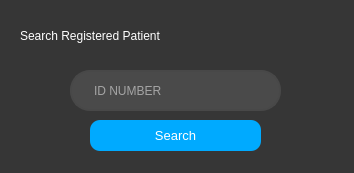
<?xml version="1.0" encoding="UTF-8"?>
<ui version="4.0">
 <class>Form</class>
 <widget class="QWidget" name="Form">
  <property name="geometry">
   <rect>
    <x>0</x>
    <y>0</y>
    <width>354</width>
    <height>173</height>
   </rect>
  </property>
  <property name="windowTitle">
   <string>Search Registered Patient</string>
  </property>
  <property name="windowIcon">
   <iconset resource="resource.qrc">
    <normaloff>:/icons/icons/searchbutton.png</normaloff>:/icons/icons/searchbutton.png</iconset>
  </property>
  <property name="styleSheet">
   <string notr="true">background-color: rgb(54, 54, 54)</string>
  </property>
  <widget class="QPushButton" name="SearchButton">
   <property name="geometry">
    <rect>
     <x>90</x>
     <y>120</y>
     <width>171</width>
     <height>31</height>
    </rect>
   </property>
   <property name="font">
    <font>
     <family>Helvetica</family>
     <pointsize>10</pointsize>
     <weight>9</weight>
     <italic>false</italic>
     <bold>false</bold>
    </font>
   </property>
   <property name="styleSheet">
    <string notr="true">QPushButton{
	color: rgb(255, 255, 255);
	background-color: rgb(0, 170, 255);
	font: 75 10pt &quot;Helvetica&quot;;
	border: 2px solid rgbrgb(0, 170, 255);
	border-radius: 10px;
	border-color: rgb(0, 170, 255);
}
</string>
   </property>
   <property name="text">
    <string>Search</string>
   </property>
  </widget>
  <widget class="QLabel" name="SearchPatientLabel_2">
   <property name="geometry">
    <rect>
     <x>20</x>
     <y>20</y>
     <width>321</width>
     <height>31</height>
    </rect>
   </property>
   <property name="styleSheet">
    <string notr="true">QLabel {
	font: 20pt &quot;Helvetica&quot;;
	color: rgb(255, 255, 255)
}</string>
   </property>
   <property name="text">
    <string>Search Registered Patient</string>
   </property>
  </widget>
  <widget class="QLineEdit" name="SearchID_LineEdit">
   <property name="geometry">
    <rect>
     <x>70</x>
     <y>70</y>
     <width>211</width>
     <height>41</height>
    </rect>
   </property>
   <property name="styleSheet">
    <string notr="true">QLineEdit {
	border: 2px solid rgb(72, 72, 72);
	border-radius: 20px;
	color: #FFF;
	padding-left: 20px;
	padding-right: 2px;
	background-color: rgb(74, 74, 74);
}
QLineEdit:hover {
	border: 2px solid rgb(106, 106, 106);
}
QLineEdit:focus {
	border: 2px solid rgb(85, 85, 255);
	background-color: rgb(86, 86, 86);
}</string>
   </property>
   <property name="placeholderText">
    <string>ID NUMBER</string>
   </property>
  </widget>
 </widget>
 <resources>
  <include location="resource.qrc"/>
 </resources>
 <connections/>
</ui>
